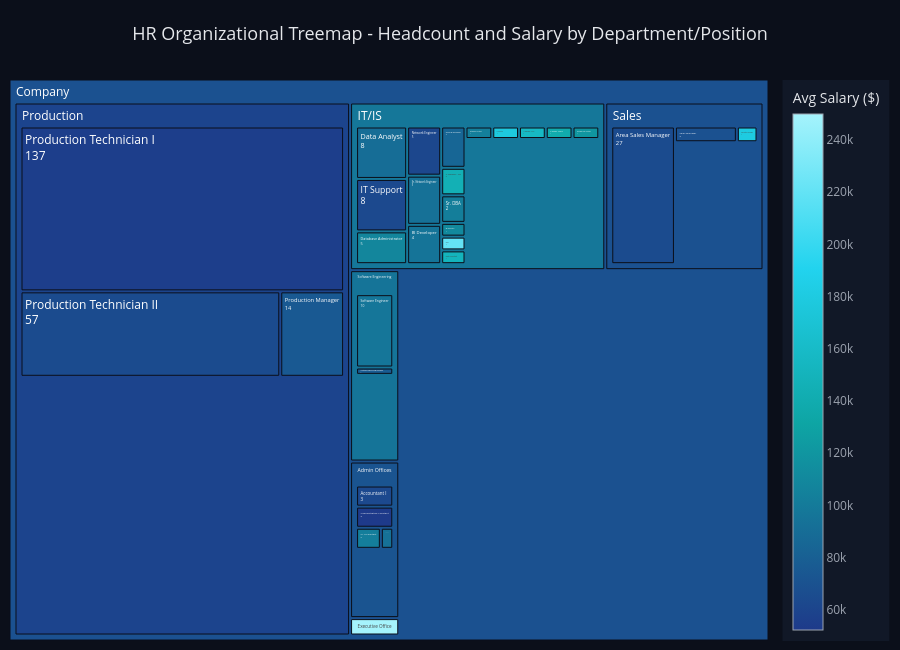

The cell this chart's notebook holds for it:
### Markdown cell above
---
## Tree Visualization 1 - Treemap (Plotly)

**Layout:** Treemap  
**Why:** Shows the proportional size of each department and position simultaneously.  
Area encodes headcount; colour encodes average salary (blue = lower, cyan = higher).  
Click any rectangle to drill down through the hierarchy.

### Code cell
fig_tm = go.Figure(go.Treemap(
    ids     = hier_df['id'],
    labels  = hier_df['label'],
    parents = hier_df['parent'],
    values  = hier_df['value'],
    customdata = hier_df['avg_salary'].round(0),
    hovertemplate = (
        '<b>%{label}</b><br>'
        'Employees: %{value}<br>'
        'Avg Salary: $%{customdata:,.0f}<extra></extra>'
    ),
    textinfo  = 'label+value',
    pathbar   = dict(visible=True, side='top'),
    marker    = dict(
        colorscale=[[0.0,'#1E3A8A'],[0.4,'#0EA5A4'],[0.7,'#22D3EE'],[1.0,'#A5F3FC']],
        colors=hier_df['avg_salary'], showscale=True,
        colorbar=dict(
            title=dict(text='Avg Salary ($)', font=dict(color='#E5E7EB')),
            tickfont=dict(color='#9CA3AF'), bgcolor='#111827', outlinecolor='#9CA3AF'),
    ),
    root_color='#0B0F1A',
))
fig_tm.update_layout(
    title=dict(text='HR Organizational Treemap - Headcount and Salary by Department/Position',
               font=dict(size=18, color='#E5E7EB'), x=0.5),
    margin=dict(t=80, l=10, r=10, b=10), height=650, paper_bgcolor='#0B0F1A',
)
fig_tm.write_html('visualizations/treemap.html', include_plotlyjs=True)
fig_tm.show()
print('Treemap saved -> visualizations/treemap.html')

### Figure 1 — Plotly figure (JSON) as saved in the notebook; plotly's stock layout.template omitted (floating-point values rounded to 4 significant figures)
{"data": [{"customdata": [69020.0, 59950.0, 97060.0, 94990.0, 71790.0, 69060.0, 250000.0, 63510.0, 52280.0, 93050.0, 102900.0, 250000.0, 95460.0, 110900.0, 220400.0, 89760.0, 150300.0, 108500.0, 103600.0, 178000.0, 145000.0, 157000.0, 138900.0, 63680.0, 61600.0, 120000.0, 84800.0, 102200.0, 93070.0, 170500.0, 75290.0, 55520.0, 64890.0, 64930.0, 180000.0, 69240.0, 96720.0, 77690.0], "hovertemplate": "<b>%{label}</b><br>Employees: %{value}<br>Avg Salary: $%{customdata:,.0f}<extra></extra>", "ids": ["Company", "Production", "IT/IS", "Software Engineering", "Admin Offices", "Sales", "Executive Office", "Admin Offices|Accountant I", "Admin Offices|Administrative Assistant", "Admin Offices|Shared Services Manager", "Admin Offices|Sr. Accountant", "Executive Office|President & CEO", "IT/IS|BI Developer", "IT/IS|BI Director", "IT/IS|CIO", "IT/IS|Data Analyst", "IT/IS|Data Architect", "IT/IS|Database Administrator", "IT/IS|Enterprise Architect", "IT/IS|IT Director", "IT/IS|IT Manager - DB", "IT/IS|IT Manager - Infra", "IT/IS|IT Manager - Support", "IT/IS|IT Support", "IT/IS|Network Engineer", "IT/IS|Principal Data Architect", "IT/IS|Senior BI Developer", "IT/IS|Sr. DBA", "IT/IS|Sr. Network Engineer", "Production|Director of Operations", "Production|Production Manager", "Production|Production Technician I", "Production|Production Technician II", "Sales|Area Sales Manager", "Sales|Director of Sales", "Sales|Sales Manager", "Software Engineering|Software Engineer", "Software Engineering|Software Engineering Manager"], "labels": ["Company", "Production", "IT/IS", "Software Engineering", "Admin Offices", "Sales", "Executive Office", "Accountant I", "Administrative Assistant", "Shared Services Manager", "Sr. Accountant", "President & CEO", "BI Developer", "BI Director", "CIO", "Data Analyst", "Data Architect", "Database Administrator", "Enterprise Architect", "IT Director", "IT Manager - DB", "IT Manager - Infra", "IT Manager - Support", "IT Support", "Network Engineer", "Principal Data Architect", "Senior BI Developer", "Sr. DBA", "Sr. Network Engineer", "Director of Operations", "Production Manager", "Production Technician I", "Production Technician II", "Area Sales Manager", "Director of Sales", "Sales Manager", "Software Engineer", "Software Engineering Manager"], "marker": {"colorbar": {"bgcolor": "#111827", "outlinecolor": "#9CA3AF", "tickfont": {"color": "#9CA3AF"}, "title": {"font": {"color": "#E5E7EB"}, "text": "Avg Salary ($)"}}, "colors": [69020.0, 59950.0, 97060.0, 94990.0, 71790.0, 69060.0, 250000.0, 63510.0, 52280.0, 93050.0, 102900.0, 250000.0, 95460.0, 110900.0, 220400.0, 89760.0, 150300.0, 108500.0, 103600.0, 178000.0, 145000.0, 157000.0, 138900.0, 63680.0, 61600.0, 120000.0, 84800.0, 102200.0, 93070.0, 170500.0, 75290.0, 55520.0, 64890.0, 64930.0, 180000.0, 69240.0, 96720.0, 77690.0], "colorscale": [[0, "#1E3A8A"], [0.4, "#0EA5A4"], [0.7, "#22D3EE"], [1, "#A5F3FC"]], "showscale": true}, "parents": ["", "Company", "Company", "Company", "Company", "Company", "Company", "Admin Offices", "Admin Offices", "Admin Offices", "Admin Offices", "Executive Office", "IT/IS", "IT/IS", "IT/IS", "IT/IS", "IT/IS", "IT/IS", "IT/IS", "IT/IS", "IT/IS", "IT/IS", "IT/IS", "IT/IS", "IT/IS", "IT/IS", "IT/IS", "IT/IS", "IT/IS", "Production", "Production", "Production", "Production", "Sales", "Sales", "Sales", "Software Engineering", "Software Engineering"], "pathbar": {"side": "top", "visible": true}, "root": {"color": "#0B0F1A"}, "textinfo": "label+value", "type": "treemap", "values": [311, 209, 50, 11, 9, 31, 1, 3, 3, 1, 2, 1, 4, 1, 1, 8, 1, 5, 1, 1, 2, 1, 1, 8, 5, 1, 3, 2, 5, 1, 14, 137, 57, 27, 1, 3, 10, 1]}], "layout": {"height": 650, "margin": {"b": 10, "l": 10, "r": 10, "t": 80}, "paper_bgcolor": "#0B0F1A", "title": {"font": {"color": "#E5E7EB", "size": 18}, "text": "HR Organizational Treemap - Headcount and Salary by Department/Position", "x": 0.5}}}
